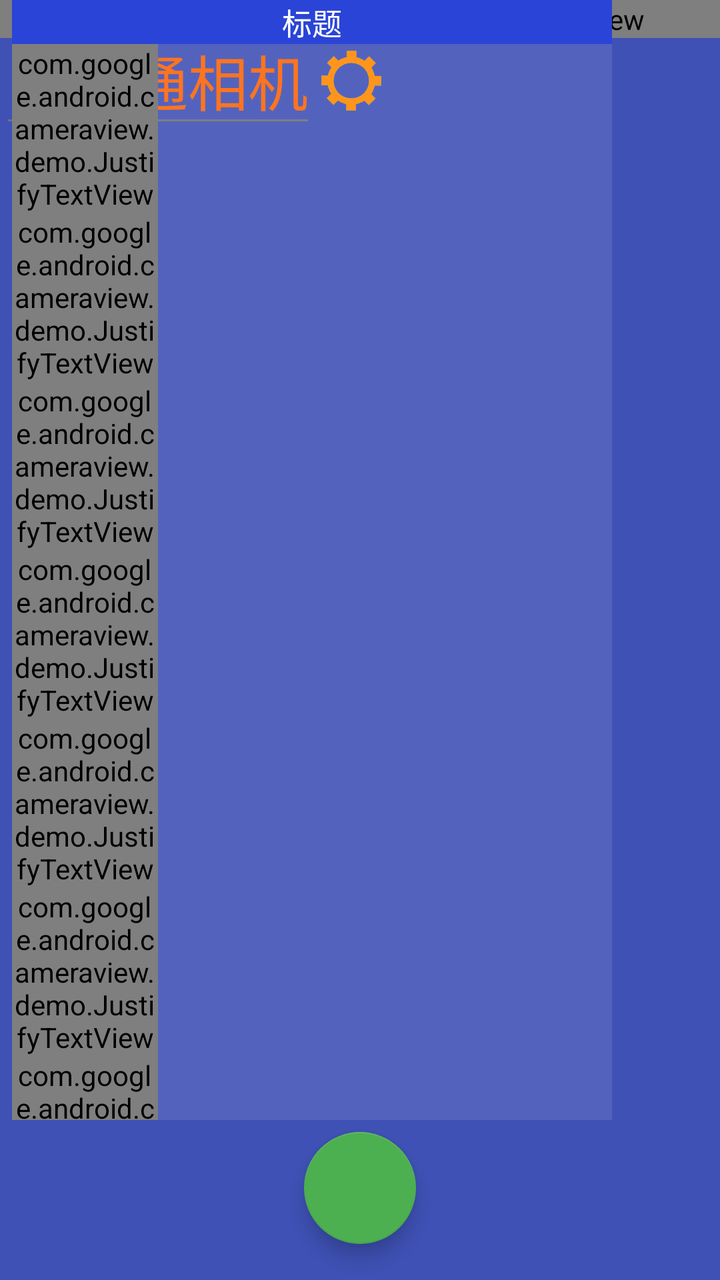
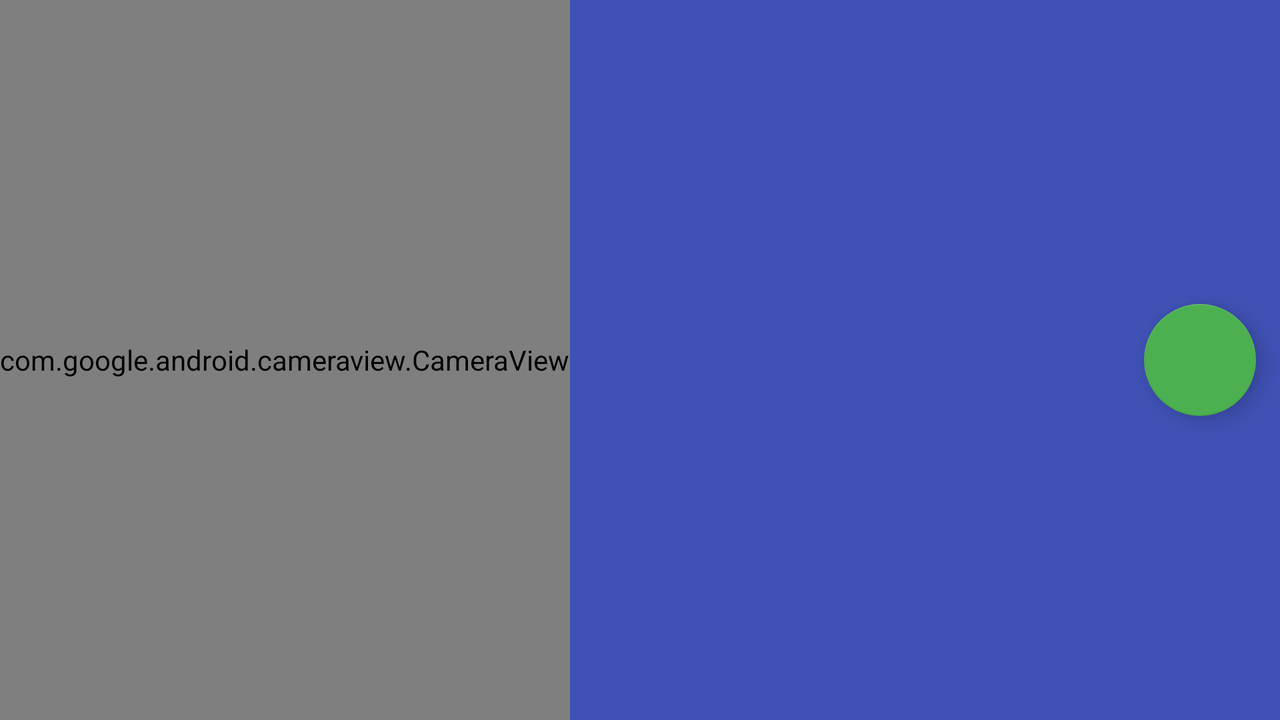

Compare how this app lays out the same screen by default and in its alternative resource folder. The renders come first, then the two layout files and the values they reference.
<!-- AndroidManifest.xml: application theme Theme.Demo -->
<!-- res/layout/activity_main.xml -->
<?xml version="1.0" encoding="utf-8"?>
<RelativeLayout
    xmlns:android="http://schemas.android.com/apk/res/android"
    xmlns:app="http://schemas.android.com/apk/res-auto"
    xmlns:tools="http://schemas.android.com/tools"
    android:id="@+id/root"
    android:layout_width="match_parent"
    android:layout_height="match_parent"
    android:background="@color/primary"
    tools:context=".MainActivity">

    <com.google.android.cameraview.CameraView
        android:id="@+id/camera"
        android:layout_width="match_parent"
        android:layout_height="wrap_content"
        android:layout_alignParentLeft="true"
        android:layout_alignParentStart="true"
        android:layout_alignParentTop="true"
        android:adjustViewBounds="true"
        android:background="@android:color/black"/>

    <android.support.v7.widget.Toolbar
        android:id="@+id/toolbar"
        android:layout_marginTop="@dimen/px_30"
        android:layout_width="match_parent"
        android:layout_height="?attr/actionBarSize"
        android:layout_alignParentLeft="true"
        android:layout_alignParentStart="true"
        android:layout_alignParentTop="true"/>

    <android.support.design.widget.FloatingActionButton
        android:id="@+id/take_picture"
        android:layout_width="wrap_content"
        android:layout_height="wrap_content"
        android:layout_alignParentBottom="true"
        android:layout_centerHorizontal="true"
        app:srcCompat="@drawable/ic_camera"
        app:useCompatPadding="true"/>

    <EditText
        android:id="@+id/my_name"
        android:text="@string/title"
        android:textSize="30sp"
        android:textColor="#FC6408"
        android:layout_marginTop="@dimen/px_15"
        android:layout_width="wrap_content"
        android:layout_height="wrap_content">
    </EditText>

    <ImageView
        android:id="@+id/iv_setup"
        android:layout_marginLeft="@dimen/px_5"
        android:layout_marginTop="@dimen/px_45"
        android:background="@drawable/im_setup"
        android:layout_toRightOf="@id/my_name"
        android:padding="@dimen/px_20"
        android:layout_width="30dp"
        android:layout_height="30dp"
        android:layout_toEndOf="@id/my_name"
        android:layout_marginStart="@dimen/px_5" />
    <ImageView
        android:id="@+id/imview"
        android:visibility="gone"
        android:layout_width="200dp"
        android:layout_height="200dp">
    </ImageView>

    <LinearLayout
        android:id="@+id/ll_titile_background"
        android:layout_alignParentBottom="true"
        android:layout_marginBottom="80dp"
        android:orientation="vertical"
        android:layout_marginLeft="6dp"
        android:layout_width="300dp"
        android:background="#1Affffff"
        android:layout_height="wrap_content"
        android:layout_marginStart="6dp">
        <TextView
            android:text="@string/str_main_titile"
            android:textSize="15sp"
            android:gravity="center"
            android:textColor="#ffffff"
            android:layout_width="match_parent"
            android:background="#2A44D7"
            android:layout_height="wrap_content"/>

            <LinearLayout
                android:id="@+id/ll_project_name"
                android:orientation="horizontal"
                android:layout_width="match_parent"
                android:layout_height="wrap_content">
                <com.google.android.cameraview.demo.JustifyTextView
                    android:text="@string/jtv_project_name"
                    android:textSize="@dimen/px_text_24"
                    android:textColor="#ffffff"
                    android:layout_width="@dimen/px_130"
                    android:layout_height="wrap_content"/>
                <TextView
                    android:id="@+id/project_name"
                    android:textSize="@dimen/px_text_24"
                    android:textColor="#ffffff"
                    android:layout_width="match_parent"
                    android:layout_height="wrap_content"/>
            </LinearLayout>


        <LinearLayout
            android:id="@+id/ll_place"
            android:orientation="horizontal"
            android:layout_width="match_parent"
            android:layout_height="wrap_content">
            <com.google.android.cameraview.demo.JustifyTextView
                android:text="@string/jtv_place"
                android:textSize="@dimen/px_text_24"
                android:textColor="#ffffff"
                android:layout_width="@dimen/px_130"
                android:layout_height="wrap_content"/>
            <TextView
                android:id="@+id/project_place"
                android:textSize="@dimen/px_text_24"
                android:textColor="#ffffff"
                android:layout_width="match_parent"
                android:layout_height="wrap_content"/>
        </LinearLayout>

        <LinearLayout
            android:id="@+id/ll_weather"
            android:orientation="horizontal"
            android:layout_width="match_parent"
            android:layout_height="wrap_content">
            <com.google.android.cameraview.demo.JustifyTextView
                android:text="@string/jtv_weather"
                android:textSize="@dimen/px_text_24"
                android:textColor="#ffffff"
                android:layout_width="@dimen/px_130"
                android:layout_height="wrap_content"/>
            <TextView
                android:id="@+id/project_weather"
                android:textSize="@dimen/px_text_24"
                android:textColor="#ffffff"
                android:layout_width="match_parent"
                android:layout_height="wrap_content"/>
        </LinearLayout>

        <LinearLayout
            android:id="@+id/ll_logitude"
            android:layout_width="match_parent"
            android:orientation="horizontal"
            android:layout_height="wrap_content">
            <com.google.android.cameraview.demo.JustifyTextView
                android:text="@string/jtv_logitude"
                android:textSize="@dimen/px_text_24"
                android:textColor="#ffffff"
                android:layout_width="@dimen/px_130"
                android:layout_height="wrap_content"/>
            <TextView
                android:id="@+id/project_logitude"
                android:textSize="@dimen/px_text_24"
                android:textColor="#ffffff"
                android:layout_width="match_parent"
                android:layout_height="wrap_content"/>
        </LinearLayout>

        <LinearLayout
            android:id="@+id/ll_latitude"
            android:layout_width="match_parent"
            android:layout_height="wrap_content"
            android:orientation="horizontal">
            <com.google.android.cameraview.demo.JustifyTextView
                android:text="@string/jtv_latitude"
                android:textSize="@dimen/px_text_24"
                android:textColor="#ffffff"
                android:layout_width="@dimen/px_130"
                android:layout_height="wrap_content"/>
            <TextView
                android:id="@+id/project_latitue"
                android:textSize="@dimen/px_text_24"
                android:textColor="#ffffff"
                android:layout_width="match_parent"
                android:layout_height="wrap_content"/>
        </LinearLayout>

        <com.google.android.cameraview.demo.JustifyTextView
            android:id="@+id/project_altitude"
            android:text="@string/jtv_altitude"
            android:textSize="@dimen/px_text_24"
            android:visibility="gone"
            android:textColor="#ffffff"
            android:layout_width="@dimen/px_130"
            android:layout_height="wrap_content"/>

        <LinearLayout
            android:id="@+id/ll_add"
            android:orientation="horizontal"
            android:layout_width="match_parent"
            android:layout_height="wrap_content">
            <com.google.android.cameraview.demo.JustifyTextView
                android:id="@+id/tv_fixed_add"
                android:text="@string/jtv_address"
                android:textSize="@dimen/px_text_24"
                android:textColor="#ffffff"
                android:layout_width="@dimen/px_130"
                android:layout_height="wrap_content"/>
            <TextView
                android:id="@+id/project_add"
                android:text=""
                android:textSize="@dimen/px_text_24"
                android:textColor="#ffffff"
                android:layout_width="match_parent"
                android:layout_height="wrap_content"/>
        </LinearLayout>

        <LinearLayout
            android:id="@+id/ll_time"
            android:layout_width="match_parent"
            android:layout_height="wrap_content"
            android:orientation="horizontal">
            <com.google.android.cameraview.demo.JustifyTextView
                android:textSize="@dimen/px_text_24"
                android:textColor="#ffffff"
                android:text="@string/jtv_time"
                android:layout_width="@dimen/px_130"
                android:layout_height="wrap_content"/>
            <TextView
                android:id="@+id/project_time"
                android:textSize="@dimen/px_text_24"
                android:textColor="#ffffff"
                android:layout_width="match_parent"
                android:layout_height="wrap_content"/>
        </LinearLayout>

        <TextView
            android:id="@+id/tv_custom"
            android:textSize="@dimen/px_text_24"
            android:textColor="#ffffff"
            android:visibility="gone"
            android:text=""
            android:layout_width="wrap_content"
            android:layout_height="wrap_content"/>
    </LinearLayout>

</RelativeLayout>
<!-- resources referenced by this layout -->
<resources>
  <color name="primary">#3F51B5</color>
  <!-- from res/values-xxhdpi-1920x1080/ -->
  <dimen name="px_130">73.125dp</dimen>
  <!-- from res/values-xxhdpi-1920x1080/ -->
  <dimen name="px_15">8.4375dp</dimen>
  <!-- from res/values-xxhdpi-1920x1080/ -->
  <dimen name="px_20">11.25dp</dimen>
  <!-- from res/values-xxhdpi-1920x1080/ -->
  <dimen name="px_30">16.875dp</dimen>
  <!-- from res/values-xxhdpi-1920x1080/ -->
  <dimen name="px_45">25.3125dp</dimen>
  <!-- from res/values-xxhdpi-1920x1080/ -->
  <dimen name="px_5">2.8125dp</dimen>
  <!-- from res/values-xxhdpi-1920x1080/ -->
  <dimen name="px_text_24">13.5sp</dimen>
  <!-- drawable im_setup: png bitmap (drawable, 14678 bytes) -->
  <string name="jtv_address">地址：</string>
  <string name="jtv_altitude">海拔：103.53米</string>
  <string name="jtv_latitude">纬度：</string>
  <string name="jtv_logitude">经度：</string>
  <string name="jtv_place">施工地点：</string>
  <string name="jtv_project_name">工程名称：</string>
  <string name="jtv_time">时间：</string>
  <string name="jtv_weather">天气：</string>
  <string name="str_main_titile">标题</string>
  <string name="title">电企通相机</string>
  <style name="Theme.Demo" parent="Theme.AppCompat.Light.NoActionBar">
          
          <item name="colorPrimary">@color/primary</item>
          <item name="colorPrimaryDark">@color/primaryDark</item>
          <item name="colorAccent">@color/accent</item>
          <item name="android:textColorPrimary">@color/primaryText</item>
          <item name="android:textColorSecondary">@color/secondaryText</item>
      </style>
  <color name="primaryDark">#303F9F</color>
  <color name="accent">#4CAF50</color>
  <color name="primaryText">#212121</color>
  <color name="secondaryText">#727272</color>
</resources>
<!-- res/layout-land/activity_main.xml (the repository's variant of the layout above) -->
<!-- drawn on the phone turned sideways -->
<?xml version="1.0" encoding="utf-8"?>
<RelativeLayout
    xmlns:android="http://schemas.android.com/apk/res/android"
    xmlns:app="http://schemas.android.com/apk/res-auto"
    xmlns:tools="http://schemas.android.com/tools"
    android:id="@+id/root"
    android:layout_width="match_parent"
    android:layout_height="match_parent"
    android:background="@color/primary"
    tools:context=".ui.activity.MainActivity">

    <com.google.android.cameraview.CameraView
        android:id="@+id/camera"
        android:layout_width="wrap_content"
        android:layout_height="match_parent"
        android:layout_alignParentLeft="true"
        android:layout_alignParentStart="true"
        android:layout_alignParentTop="true"
        android:adjustViewBounds="true"
        android:background="@android:color/black"/>

    <android.support.v7.widget.Toolbar
        android:id="@+id/toolbar"
        android:layout_width="wrap_content"
        android:layout_height="?attr/actionBarSize"
        android:layout_alignEnd="@id/camera"
        android:layout_alignParentTop="true"
        android:layout_alignRight="@id/camera"/>

    <android.support.design.widget.FloatingActionButton
        android:id="@+id/take_picture"
        android:layout_width="wrap_content"
        android:layout_height="wrap_content"
        android:layout_alignParentEnd="true"
        android:layout_alignParentRight="true"
        android:layout_centerVertical="true"
        app:srcCompat="@drawable/ic_camera"
        app:useCompatPadding="true"
        tools:ignore="RelativeOverlap"/>

</RelativeLayout>
<!-- resources referenced by the variant -->
<!-- as the phone turned sideways resolves them -->
<resources>
  <color name="primary">#3F51B5</color>
  <style name="Theme.Demo" parent="Theme.AppCompat.Light.NoActionBar">
          
          <item name="colorPrimary">@color/primary</item>
          <item name="colorPrimaryDark">@color/primaryDark</item>
          <item name="colorAccent">@color/accent</item>
          <item name="android:textColorPrimary">@color/primaryText</item>
          <item name="android:textColorSecondary">@color/secondaryText</item>
      </style>
  <color name="primaryDark">#303F9F</color>
  <color name="accent">#4CAF50</color>
  <color name="primaryText">#212121</color>
  <color name="secondaryText">#727272</color>
</resources>
